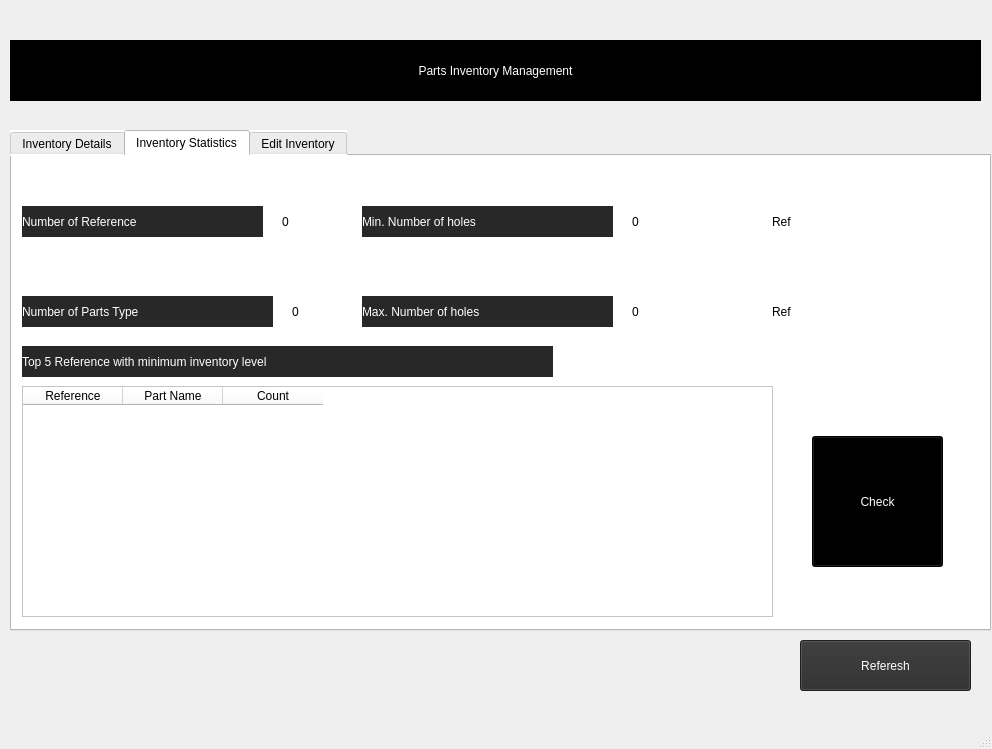
<?xml version="1.0" encoding="UTF-8"?>
<ui version="4.0">
 <class>MainWindow</class>
 <widget class="QMainWindow" name="MainWindow">
  <property name="geometry">
   <rect>
    <x>0</x>
    <y>0</y>
    <width>992</width>
    <height>749</height>
   </rect>
  </property>
  <property name="windowTitle">
   <string>Parts Inventory Management</string>
  </property>
  <widget class="QWidget" name="centralwidget">
   <widget class="QTabWidget" name="tabWidget">
    <property name="geometry">
     <rect>
      <x>10</x>
      <y>130</y>
      <width>981</width>
      <height>501</height>
     </rect>
    </property>
    <property name="cursor">
     <cursorShape>IBeamCursor</cursorShape>
    </property>
    <property name="mouseTracking">
     <bool>false</bool>
    </property>
    <property name="styleSheet">
     <string notr="true">font: 12pt &quot;Lucida Console&quot;;
background-color: rgb(255, 255, 255);</string>
    </property>
    <property name="currentIndex">
     <number>1</number>
    </property>
    <widget class="QWidget" name="tab_3">
     <attribute name="title">
      <string>Inventory Details</string>
     </attribute>
     <widget class="QTableWidget" name="table_inventory_details">
      <property name="geometry">
       <rect>
        <x>20</x>
        <y>50</y>
        <width>941</width>
        <height>361</height>
       </rect>
      </property>
      <property name="font">
       <font>
        <family>Lucida Console</family>
        <pointsize>10</pointsize>
        <weight>50</weight>
        <italic>false</italic>
        <bold>false</bold>
       </font>
      </property>
      <property name="styleSheet">
       <string notr="true">font: 10pt &quot;Lucida Console&quot;;</string>
      </property>
      <column>
       <property name="text">
        <string>ID</string>
       </property>
      </column>
      <column>
       <property name="text">
        <string>Reference</string>
       </property>
      </column>
      <column>
       <property name="text">
        <string>Part Name</string>
       </property>
      </column>
      <column>
       <property name="text">
        <string>Min Area</string>
       </property>
      </column>
      <column>
       <property name="text">
        <string>Max Area</string>
       </property>
      </column>
      <column>
       <property name="text">
        <string># of Holes</string>
       </property>
      </column>
      <column>
       <property name="text">
        <string>Min Diameter</string>
       </property>
      </column>
      <column>
       <property name="text">
        <string>Max Diameter</string>
       </property>
      </column>
      <column>
       <property name="text">
        <string>Count</string>
       </property>
      </column>
     </widget>
     <widget class="QLabel" name="label_2">
      <property name="geometry">
       <rect>
        <x>10</x>
        <y>10</y>
        <width>571</width>
        <height>31</height>
       </rect>
      </property>
      <property name="styleSheet">
       <string notr="true">font: 10pt &quot;Lucida Console&quot;;</string>
      </property>
      <property name="text">
       <string>Search of references with count level lower or equal to:</string>
      </property>
     </widget>
     <widget class="QSpinBox" name="count_level_filter_inventory_details">
      <property name="geometry">
       <rect>
        <x>590</x>
        <y>10</y>
        <width>131</width>
        <height>31</height>
       </rect>
      </property>
      <property name="alignment">
       <set>Qt::AlignCenter</set>
      </property>
     </widget>
     <widget class="QPushButton" name="search_button_inventory_details">
      <property name="geometry">
       <rect>
        <x>740</x>
        <y>10</y>
        <width>211</width>
        <height>31</height>
       </rect>
      </property>
      <property name="styleSheet">
       <string notr="true">font: 63 10pt &quot;Lucida Grande&quot;;
border-color: rgb(117, 117, 117);
background-color: rgb(0, 0, 0);
color: rgb(255, 255, 255);</string>
      </property>
      <property name="text">
       <string>Search</string>
      </property>
     </widget>
    </widget>
    <widget class="QWidget" name="tab_2">
     <attribute name="title">
      <string>Inventory Statistics</string>
     </attribute>
     <widget class="QLabel" name="label_3">
      <property name="geometry">
       <rect>
        <x>10</x>
        <y>50</y>
        <width>241</width>
        <height>31</height>
       </rect>
      </property>
      <property name="styleSheet">
       <string notr="true">background-color: rgb(40, 40, 40);
color: rgb(255, 255, 255);</string>
      </property>
      <property name="text">
       <string>Number of Reference</string>
      </property>
     </widget>
     <widget class="QLabel" name="label_4">
      <property name="geometry">
       <rect>
        <x>10</x>
        <y>140</y>
        <width>251</width>
        <height>31</height>
       </rect>
      </property>
      <property name="styleSheet">
       <string notr="true">background-color: rgb(40, 40, 40);
color: rgb(255, 255, 255);</string>
      </property>
      <property name="text">
       <string>Number of Parts Type</string>
      </property>
     </widget>
     <widget class="QLabel" name="label_5">
      <property name="geometry">
       <rect>
        <x>350</x>
        <y>50</y>
        <width>251</width>
        <height>31</height>
       </rect>
      </property>
      <property name="styleSheet">
       <string notr="true">background-color: rgb(40, 40, 40);
color: rgb(255, 255, 255);</string>
      </property>
      <property name="text">
       <string>Min. Number of holes</string>
      </property>
     </widget>
     <widget class="QLabel" name="label_6">
      <property name="geometry">
       <rect>
        <x>350</x>
        <y>140</y>
        <width>251</width>
        <height>31</height>
       </rect>
      </property>
      <property name="styleSheet">
       <string notr="true">background-color: rgb(40, 40, 40);
color: rgb(255, 255, 255);</string>
      </property>
      <property name="text">
       <string>Max. Number of holes</string>
      </property>
     </widget>
     <widget class="QLabel" name="label_num_ref_inventory_statistics">
      <property name="geometry">
       <rect>
        <x>270</x>
        <y>50</y>
        <width>41</width>
        <height>31</height>
       </rect>
      </property>
      <property name="styleSheet">
       <string notr="true">font: 18pt &quot;Century Gothic&quot;;
border-color: rgb(0, 0, 0);
color: rgb(0, 0, 0);
background-color: rgb(255, 255, 255);</string>
      </property>
      <property name="text">
       <string>0</string>
      </property>
     </widget>
     <widget class="QLabel" name="label_num_parts_inventory_statistics">
      <property name="geometry">
       <rect>
        <x>280</x>
        <y>140</y>
        <width>41</width>
        <height>31</height>
       </rect>
      </property>
      <property name="styleSheet">
       <string notr="true">font: 18pt &quot;Century Gothic&quot;;
border-color: rgb(0, 0, 0);
color: rgb(0, 0, 0);
background-color: rgb(255, 255, 255);</string>
      </property>
      <property name="text">
       <string>0</string>
      </property>
     </widget>
     <widget class="QLabel" name="label_max_holes_inventory_statistics">
      <property name="geometry">
       <rect>
        <x>620</x>
        <y>140</y>
        <width>81</width>
        <height>31</height>
       </rect>
      </property>
      <property name="styleSheet">
       <string notr="true">font: 18pt &quot;Century Gothic&quot;;
border-color: rgb(0, 0, 0);
color: rgb(0, 0, 0);
background-color: rgb(255, 255, 255);</string>
      </property>
      <property name="text">
       <string>0</string>
      </property>
     </widget>
     <widget class="QLabel" name="label_min_holes_inventory_statistics">
      <property name="geometry">
       <rect>
        <x>620</x>
        <y>50</y>
        <width>71</width>
        <height>31</height>
       </rect>
      </property>
      <property name="styleSheet">
       <string notr="true">font: 18pt &quot;Century Gothic&quot;;
border-color: rgb(0, 0, 0);
color: rgb(0, 0, 0);
background-color: rgb(255, 255, 255);</string>
      </property>
      <property name="text">
       <string>0</string>
      </property>
     </widget>
     <widget class="QTableWidget" name="table_inventory_statistics">
      <property name="geometry">
       <rect>
        <x>10</x>
        <y>230</y>
        <width>751</width>
        <height>231</height>
       </rect>
      </property>
      <property name="styleSheet">
       <string notr="true">font: 10pt &quot;Lucida Console&quot;;</string>
      </property>
      <column>
       <property name="text">
        <string>Reference</string>
       </property>
      </column>
      <column>
       <property name="text">
        <string>Part Name</string>
       </property>
      </column>
      <column>
       <property name="text">
        <string>Count</string>
       </property>
      </column>
     </widget>
     <widget class="QLabel" name="label_11">
      <property name="geometry">
       <rect>
        <x>10</x>
        <y>190</y>
        <width>531</width>
        <height>31</height>
       </rect>
      </property>
      <property name="styleSheet">
       <string notr="true">background-color: rgb(40, 40, 40);
color: rgb(255, 255, 255);</string>
      </property>
      <property name="text">
       <string>Top 5 Reference with minimum inventory level</string>
      </property>
     </widget>
     <widget class="QPushButton" name="check_button_inventory_management">
      <property name="geometry">
       <rect>
        <x>800</x>
        <y>280</y>
        <width>131</width>
        <height>131</height>
       </rect>
      </property>
      <property name="styleSheet">
       <string notr="true">background-color: rgb(0, 0, 0);
color: rgb(255, 255, 255);
border-color: rgb(255, 255, 0);</string>
      </property>
      <property name="text">
       <string>Check</string>
      </property>
     </widget>
     <widget class="QLabel" name="label_min_holes_1_inventory_statistics">
      <property name="geometry">
       <rect>
        <x>760</x>
        <y>50</y>
        <width>151</width>
        <height>31</height>
       </rect>
      </property>
      <property name="styleSheet">
       <string notr="true">font: 18pt &quot;Century Gothic&quot;;
border-color: rgb(0, 0, 0);
color: rgb(0, 0, 0);
background-color: rgb(255, 255, 255);</string>
      </property>
      <property name="text">
       <string>Ref</string>
      </property>
     </widget>
     <widget class="QLabel" name="label_max_holes_1_inventory_statistics">
      <property name="geometry">
       <rect>
        <x>760</x>
        <y>140</y>
        <width>151</width>
        <height>31</height>
       </rect>
      </property>
      <property name="styleSheet">
       <string notr="true">font: 18pt &quot;Century Gothic&quot;;
border-color: rgb(0, 0, 0);
color: rgb(0, 0, 0);
background-color: rgb(255, 255, 255);</string>
      </property>
      <property name="text">
       <string>Ref</string>
      </property>
     </widget>
    </widget>
    <widget class="QWidget" name="tab">
     <attribute name="title">
      <string>Edit Inventory</string>
     </attribute>
     <widget class="QLabel" name="label_7">
      <property name="geometry">
       <rect>
        <x>160</x>
        <y>70</y>
        <width>51</width>
        <height>41</height>
       </rect>
      </property>
      <property name="styleSheet">
       <string notr="true">font: 22pt &quot;Lucida Console&quot;;</string>
      </property>
      <property name="text">
       <string>ID</string>
      </property>
     </widget>
     <widget class="QLabel" name="label_8">
      <property name="geometry">
       <rect>
        <x>60</x>
        <y>140</y>
        <width>181</width>
        <height>41</height>
       </rect>
      </property>
      <property name="styleSheet">
       <string notr="true">font: 18pt &quot;Lucida Console&quot;;</string>
      </property>
      <property name="text">
       <string>Reference:</string>
      </property>
     </widget>
     <widget class="QLabel" name="label_9">
      <property name="geometry">
       <rect>
        <x>60</x>
        <y>200</y>
        <width>181</width>
        <height>41</height>
       </rect>
      </property>
      <property name="styleSheet">
       <string notr="true">font: 18pt &quot;Lucida Console&quot;;</string>
      </property>
      <property name="text">
       <string>Part Name:</string>
      </property>
     </widget>
     <widget class="QLabel" name="label_12">
      <property name="geometry">
       <rect>
        <x>60</x>
        <y>260</y>
        <width>161</width>
        <height>41</height>
       </rect>
      </property>
      <property name="styleSheet">
       <string notr="true">font: 18pt &quot;Lucida Console&quot;;</string>
      </property>
      <property name="text">
       <string>Min Area:</string>
      </property>
     </widget>
     <widget class="QLabel" name="label_13">
      <property name="geometry">
       <rect>
        <x>60</x>
        <y>320</y>
        <width>161</width>
        <height>41</height>
       </rect>
      </property>
      <property name="styleSheet">
       <string notr="true">font: 18pt &quot;Lucida Console&quot;;</string>
      </property>
      <property name="text">
       <string>Max Area:</string>
      </property>
     </widget>
     <widget class="QLabel" name="label_14">
      <property name="geometry">
       <rect>
        <x>535</x>
        <y>320</y>
        <width>161</width>
        <height>41</height>
       </rect>
      </property>
      <property name="styleSheet">
       <string notr="true">font: 18pt &quot;Lucida Console&quot;;</string>
      </property>
      <property name="text">
       <string>Count:</string>
      </property>
     </widget>
     <widget class="QLabel" name="label_10">
      <property name="geometry">
       <rect>
        <x>535</x>
        <y>200</y>
        <width>171</width>
        <height>41</height>
       </rect>
      </property>
      <property name="styleSheet">
       <string notr="true">font: 18pt &quot;Lucida Console&quot;;</string>
      </property>
      <property name="text">
       <string>Min Dia:</string>
      </property>
     </widget>
     <widget class="QLabel" name="label_15">
      <property name="geometry">
       <rect>
        <x>535</x>
        <y>140</y>
        <width>191</width>
        <height>41</height>
       </rect>
      </property>
      <property name="styleSheet">
       <string notr="true">font: 18pt &quot;Lucida Console&quot;;</string>
      </property>
      <property name="text">
       <string># of Holes:</string>
      </property>
     </widget>
     <widget class="QLabel" name="label_16">
      <property name="geometry">
       <rect>
        <x>535</x>
        <y>260</y>
        <width>161</width>
        <height>41</height>
       </rect>
      </property>
      <property name="styleSheet">
       <string notr="true">font: 18pt &quot;Lucida Console&quot;;</string>
      </property>
      <property name="text">
       <string>Max Dia:</string>
      </property>
     </widget>
     <widget class="QLineEdit" name="reference_edit_inventory">
      <property name="geometry">
       <rect>
        <x>260</x>
        <y>150</y>
        <width>161</width>
        <height>31</height>
       </rect>
      </property>
      <property name="styleSheet">
       <string notr="true">background-color: rgb(122, 122, 122);
font: 14pt &quot;Lucida Console&quot;;</string>
      </property>
      <property name="alignment">
       <set>Qt::AlignCenter</set>
      </property>
     </widget>
     <widget class="QLineEdit" name="part_name_edit_inventory">
      <property name="geometry">
       <rect>
        <x>260</x>
        <y>207</y>
        <width>161</width>
        <height>31</height>
       </rect>
      </property>
      <property name="styleSheet">
       <string notr="true">background-color: rgb(122, 122, 122);
font: 14pt &quot;Lucida Console&quot;;</string>
      </property>
      <property name="alignment">
       <set>Qt::AlignCenter</set>
      </property>
     </widget>
     <widget class="QLineEdit" name="min_area_edit_inventory">
      <property name="geometry">
       <rect>
        <x>260</x>
        <y>268</y>
        <width>161</width>
        <height>31</height>
       </rect>
      </property>
      <property name="styleSheet">
       <string notr="true">background-color: rgb(122, 122, 122);
font: 14pt &quot;Lucida Console&quot;;</string>
      </property>
      <property name="alignment">
       <set>Qt::AlignCenter</set>
      </property>
     </widget>
     <widget class="QLineEdit" name="max_area_edit_inventory">
      <property name="geometry">
       <rect>
        <x>260</x>
        <y>326</y>
        <width>161</width>
        <height>31</height>
       </rect>
      </property>
      <property name="styleSheet">
       <string notr="true">background-color: rgb(122, 122, 122);
font: 14pt &quot;Lucida Console&quot;;</string>
      </property>
      <property name="alignment">
       <set>Qt::AlignCenter</set>
      </property>
     </widget>
     <widget class="QLineEdit" name="num_holes_edit_inventory">
      <property name="geometry">
       <rect>
        <x>750</x>
        <y>150</y>
        <width>161</width>
        <height>31</height>
       </rect>
      </property>
      <property name="styleSheet">
       <string notr="true">background-color: rgb(122, 122, 122);
font: 14pt &quot;Lucida Console&quot;;</string>
      </property>
      <property name="alignment">
       <set>Qt::AlignCenter</set>
      </property>
     </widget>
     <widget class="QLineEdit" name="min_dia_edit_inventory">
      <property name="geometry">
       <rect>
        <x>750</x>
        <y>210</y>
        <width>161</width>
        <height>31</height>
       </rect>
      </property>
      <property name="styleSheet">
       <string notr="true">background-color: rgb(122, 122, 122);
font: 14pt &quot;Lucida Console&quot;;</string>
      </property>
      <property name="alignment">
       <set>Qt::AlignCenter</set>
      </property>
     </widget>
     <widget class="QLineEdit" name="max_dia_edit_inventory">
      <property name="geometry">
       <rect>
        <x>750</x>
        <y>270</y>
        <width>161</width>
        <height>31</height>
       </rect>
      </property>
      <property name="styleSheet">
       <string notr="true">background-color: rgb(122, 122, 122);
font: 14pt &quot;Lucida Console&quot;;</string>
      </property>
      <property name="alignment">
       <set>Qt::AlignCenter</set>
      </property>
     </widget>
     <widget class="QLabel" name="id_edit_inventory">
      <property name="geometry">
       <rect>
        <x>240</x>
        <y>70</y>
        <width>251</width>
        <height>41</height>
       </rect>
      </property>
      <property name="styleSheet">
       <string notr="true">font: 22pt &quot;Lucida Console&quot;;
background-color: rgb(122, 122, 122);</string>
      </property>
      <property name="text">
       <string/>
      </property>
     </widget>
     <widget class="QSpinBox" name="count_edit_inventory">
      <property name="geometry">
       <rect>
        <x>750</x>
        <y>330</y>
        <width>171</width>
        <height>31</height>
       </rect>
      </property>
      <property name="styleSheet">
       <string notr="true">background-color: rgb(122, 122, 122);
font: 14pt &quot;Lucida Console&quot;;</string>
      </property>
     </widget>
     <widget class="QPushButton" name="last_entry_edit_inventory">
      <property name="geometry">
       <rect>
        <x>260</x>
        <y>410</y>
        <width>61</width>
        <height>41</height>
       </rect>
      </property>
      <property name="styleSheet">
       <string notr="true">background-color: rgb(30, 30, 30);
color: rgb(255, 255, 255);
font: 14pt &quot;Lucida Console&quot;;</string>
      </property>
      <property name="text">
       <string>&gt;&gt;</string>
      </property>
     </widget>
     <widget class="QPushButton" name="next_entry_edit_inventory">
      <property name="geometry">
       <rect>
        <x>190</x>
        <y>410</y>
        <width>61</width>
        <height>41</height>
       </rect>
      </property>
      <property name="styleSheet">
       <string notr="true">background-color: rgb(30, 30, 30);
color: rgb(255, 255, 255);
font: 14pt &quot;Lucida Console&quot;;</string>
      </property>
      <property name="text">
       <string>&gt;</string>
      </property>
     </widget>
     <widget class="QPushButton" name="first_entry_edit_inventory">
      <property name="geometry">
       <rect>
        <x>30</x>
        <y>410</y>
        <width>61</width>
        <height>41</height>
       </rect>
      </property>
      <property name="styleSheet">
       <string notr="true">background-color: rgb(30, 30, 30);
color: rgb(255, 255, 255);
font: 14pt &quot;Lucida Console&quot;;</string>
      </property>
      <property name="text">
       <string>&lt;&lt;</string>
      </property>
     </widget>
     <widget class="QPushButton" name="previous_entry_edit_inventory">
      <property name="geometry">
       <rect>
        <x>100</x>
        <y>410</y>
        <width>61</width>
        <height>41</height>
       </rect>
      </property>
      <property name="styleSheet">
       <string notr="true">background-color: rgb(30, 30, 30);
color: rgb(255, 255, 255);
font: 14pt &quot;Lucida Console&quot;;</string>
      </property>
      <property name="text">
       <string>&lt;</string>
      </property>
     </widget>
     <widget class="QPushButton" name="update_edit_inventory">
      <property name="geometry">
       <rect>
        <x>530</x>
        <y>400</y>
        <width>141</width>
        <height>51</height>
       </rect>
      </property>
      <property name="styleSheet">
       <string notr="true">background-color: rgb(35, 35, 35);
color: rgb(255, 255, 255);
font: 14pt &quot;Lucida Console&quot;;</string>
      </property>
      <property name="text">
       <string>Update</string>
      </property>
     </widget>
     <widget class="QPushButton" name="delete_edit_inventory">
      <property name="geometry">
       <rect>
        <x>680</x>
        <y>400</y>
        <width>141</width>
        <height>51</height>
       </rect>
      </property>
      <property name="styleSheet">
       <string notr="true">background-color: rgb(35, 35, 35);
color: rgb(255, 255, 255);
font: 14pt &quot;Lucida Console&quot;;</string>
      </property>
      <property name="text">
       <string>Delete</string>
      </property>
     </widget>
     <widget class="QPushButton" name="add_edit_inventory">
      <property name="geometry">
       <rect>
        <x>830</x>
        <y>400</y>
        <width>141</width>
        <height>51</height>
       </rect>
      </property>
      <property name="styleSheet">
       <string notr="true">background-color: rgb(35, 35, 35);
color: rgb(255, 255, 255);
font: 14pt &quot;Lucida Console&quot;;</string>
      </property>
      <property name="text">
       <string>Add</string>
      </property>
     </widget>
    </widget>
   </widget>
   <widget class="QLabel" name="label">
    <property name="geometry">
     <rect>
      <x>10</x>
      <y>40</y>
      <width>971</width>
      <height>61</height>
     </rect>
    </property>
    <property name="styleSheet">
     <string notr="true">font: 18pt &quot;Myriad Pro&quot;;
color: rgb(255, 255, 255);
background-color: rgb(0, 0, 0);</string>
    </property>
    <property name="text">
     <string>Parts Inventory Management</string>
    </property>
    <property name="alignment">
     <set>Qt::AlignCenter</set>
    </property>
   </widget>
   <widget class="QPushButton" name="refresh_button">
    <property name="enabled">
     <bool>true</bool>
    </property>
    <property name="geometry">
     <rect>
      <x>800</x>
      <y>640</y>
      <width>171</width>
      <height>51</height>
     </rect>
    </property>
    <property name="styleSheet">
     <string notr="true">background-color: rgb(44, 44, 44);
font: 14pt &quot;Lucida Console&quot;;
color: rgb(255, 255, 255);</string>
    </property>
    <property name="text">
     <string>Referesh</string>
    </property>
   </widget>
  </widget>
  <widget class="QMenuBar" name="menubar">
   <property name="geometry">
    <rect>
     <x>0</x>
     <y>0</y>
     <width>992</width>
     <height>26</height>
    </rect>
   </property>
  </widget>
  <widget class="QStatusBar" name="statusbar"/>
 </widget>
 <resources/>
 <connections/>
</ui>
